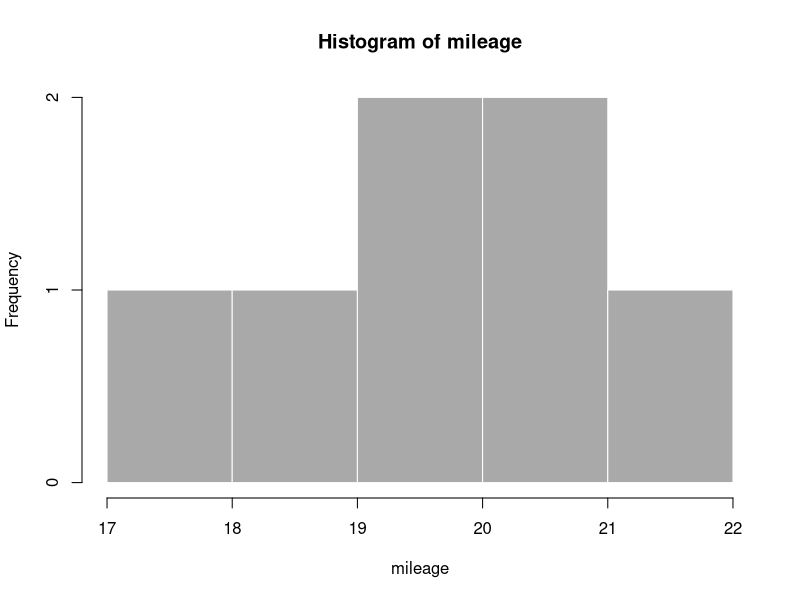

Here is the R script that generated this plot:
## ---- chunk 1
knitr::opts_chunk$set(echo = TRUE)
library(datasets)
## ---- chunk 2
data (mtcars)
head (mtcars)
## ---- chunk 3
userInputNoOfCylinders <- sample(c(4,6,8),1) #simulating user i/p -- 4,6 or 8
mileage <- mtcars$mpg[mtcars$cyl == userInputNoOfCylinders]
mileage
## ---- chunk 4
hist(mileage, col = 'darkgray', border = 'white')
